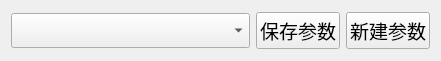
   <widget class="QWidget" name="horizontalLayoutWidget_3">
    <property name="geometry">
     <rect>
      <x>550</x>
      <y>20</y>
      <width>441</width>
      <height>61</height>
     </rect>
    </property>
    <layout class="QHBoxLayout" name="horizontalLayout_3">
     <item>
      <widget class="QComboBox" name="file_Box">
       <property name="sizePolicy">
        <sizepolicy hsizetype="Minimum" vsizetype="Fixed">
         <horstretch>0</horstretch>
         <verstretch>0</verstretch>
        </sizepolicy>
       </property>
       <property name="font">
        <font>
         <family>微软雅黑</family>
         <pointsize>14</pointsize>
        </font>
       </property>
       <property name="currentText">
        <string/>
       </property>
      </widget>
     </item>
     <item>
      <widget class="QPushButton" name="write_Button">
       <property name="sizePolicy">
        <sizepolicy hsizetype="Fixed" vsizetype="Fixed">
         <horstretch>0</horstretch>
         <verstretch>0</verstretch>
        </sizepolicy>
       </property>
       <property name="font">
        <font>
         <family>微软雅黑</family>
         <pointsize>14</pointsize>
        </font>
       </property>
       <property name="text">
        <string>保存参数</string>
       </property>
      </widget>
     </item>
     <item>
      <widget class="QPushButton" name="create_Button">
       <property name="sizePolicy">
        <sizepolicy hsizetype="Fixed" vsizetype="Fixed">
         <horstretch>0</horstretch>
         <verstretch>0</verstretch>
        </sizepolicy>
       </property>
       <property name="font">
        <font>
         <family>微软雅黑</family>
         <pointsize>14</pointsize>
        </font>
       </property>
       <property name="text">
        <string>新建参数</string>
       </property>
      </widget>
     </item>
    </layout>
   </widget>
